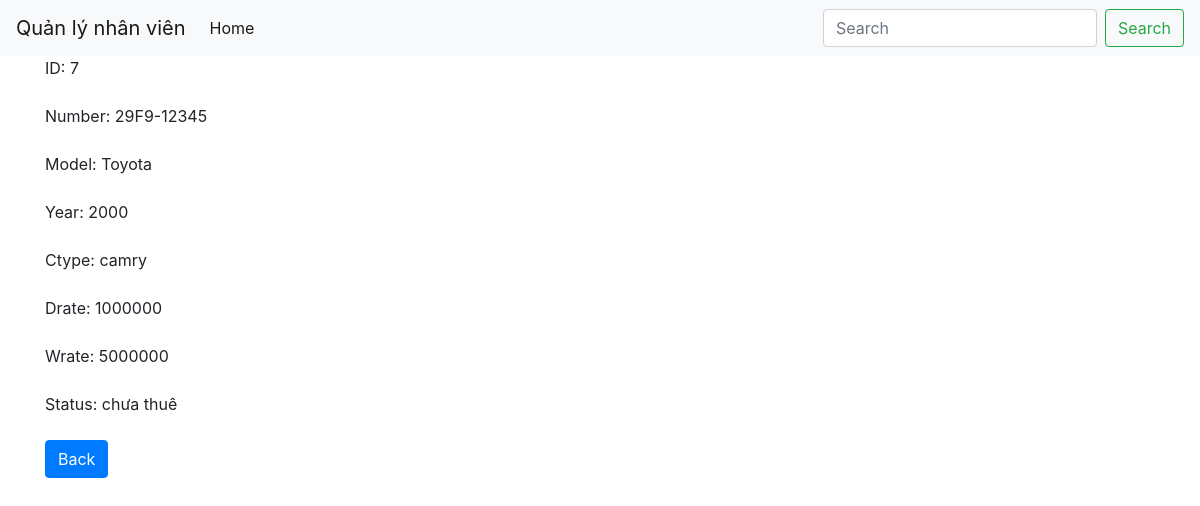
Screenshot of /details.php?id=7 with the database file from the repository.
### tables this page shows
CREATE TABLE `cars` (
  `vehicle_id` int(11) NOT NULL,
  `license_no` varchar(15) NOT NULL,
  `model` varchar(255) NOT NULL,
  `year` year(4) NOT NULL,
  `ctype` varchar(255) NOT NULL,
  `drate` int(10) NOT NULL,
  `wrate` int(15) NOT NULL,
  `status` varchar(255) NOT NULL
);

### src/details.php (the view)
<?php
    include('header.php');
    if(isset($_GET['id'])){
        $id = $_GET['id'];
        $result = mysqli_query($conn, "SELECT * FROM cars WHERE vehicle_id = '$id'");
        if(mysqli_num_rows($result)==1){
            $cars = mysqli_fetch_array($result);
            $no = $cars['license_no'];
            $model = $cars['model'];
            $year = $cars['year'];
            $ctype = $cars['ctype'];
            $drate = $cars['drate'];
            $wrate = $cars['wrate'];
            $status = $cars['status'];
        }
    }
?>
    <div class="container">
        <div class="form-group">
            <label>ID: </label>
            <?php echo $id?>
        </div>
        <div class="form-group">
            <label>Number: </label>
            <?php echo $no?>
        </div>
        <div class="form-group">
            <label>Model: </label>
            <?php echo $model?>
        </div>
        <div class="form-group">
            <label>Year: </label>
            <?php echo $year?>
        </div>
        <div class="form-group">
            <label>Ctype: </label>
            <?php echo $ctype?>
        </div>
        <div class="form-group">
            <label>Drate: </label>
            <?php echo $drate?>
        </div>
        <div class="form-group">
            <label>Wrate: </label>
            <?php echo $wrate?>
        </div>
        <div class="form-group">
            <label>Status: </label>
            <?php echo $status?>
        </div>
        <form method="POST" action="index.php">
        <button type="submit" class="btn btn-primary">Back</button>
    </form>
</div>
<?php
    include('footer.php');
?>

### rows the page displays
cars: license_no "29F9-12345", model "Toyota", year "2000", ctype "camry", drate "1000000", wrate "5000000", status "chưa thuê"

### other values shown
$id "7"
